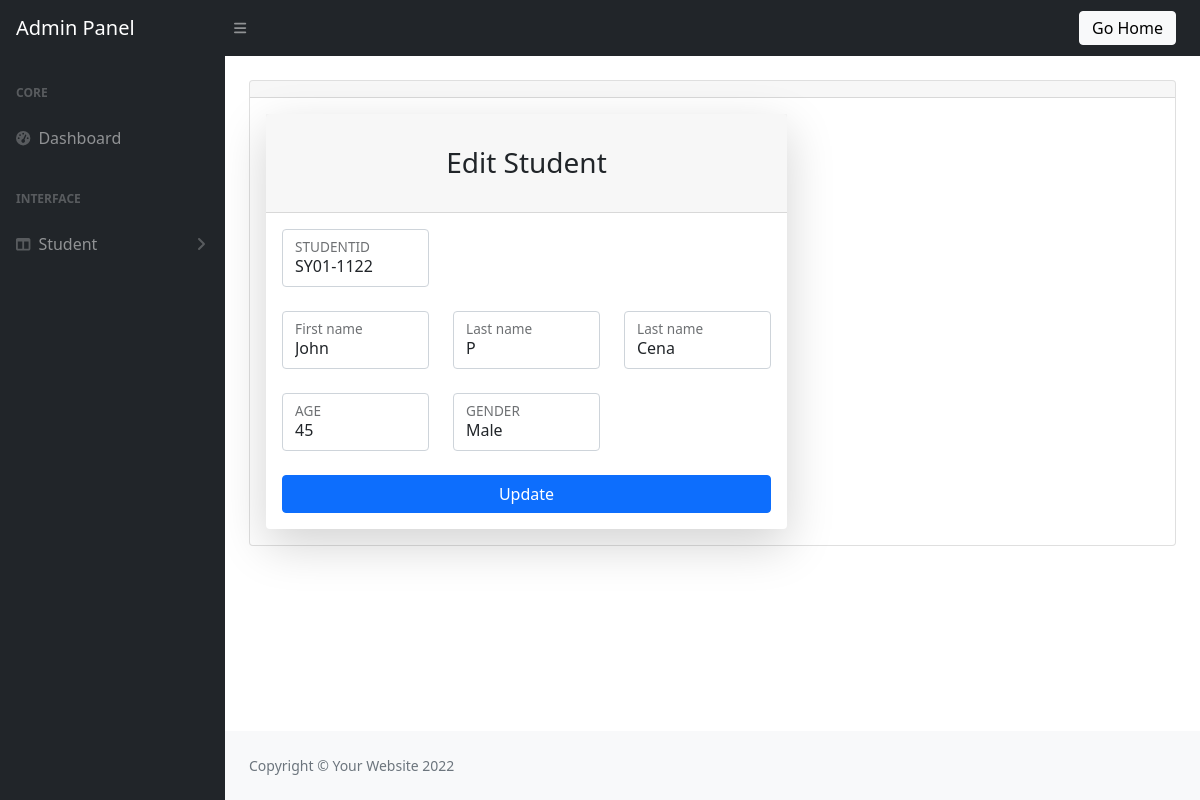
Page /admin/student_edit.php?id=1 on the committed database.
### tables this page shows
CREATE TABLE `student` (
  `ID` int(11) NOT NULL,
  `STUDENTID` varchar(250) NOT NULL,
  `FIRSTNAME` varchar(250) NOT NULL,
  `MNAME` varchar(250) NOT NULL,
  `LASTNAME` varchar(250) NOT NULL,
  `AGE` varchar(250) NOT NULL,
  `GENDER` varchar(250) NOT NULL
);

### admin/student_edit.php (the view, shortened to what this page needs)
<?php
include('header.php');
include('sidebar.php');
$student_id = $_GET['id'];
$sql ="SELECT * FROM student WHERE ID = $student_id";
$query = $conn->query($sql);
$row = $query->fetch_assoc();
?>
<main>
    <div class="container-fluid px-4">
        <div class="card mb-4">
            <div class="card-header">
            </div>
            <div class="card-body">
            <div class="col-lg-7">
                                <div class="card shadow-lg border-0 rounded-lg">
                                    <div class="card-header"><h3 class="text-center font-weight-light my-4">Edit Student</h3></div>
                                    <div class="card-body">
                                        <form action="student_update.php" method="post" id="student_update_form">
                                            <div class="row mb-4">
                                                <div class="col-md-4">
                                                    <div class="form-floating mb-3 mb-md-0">
                                                        <input class="form-control" id="STUDENTID" type="text" name="STUDENTID" value="<?=$row['STUDENTID']?>" placeholder="Enter your first name" />
                                                        <label for="STUDENTID">STUDENTID</label>
                                                    </div>
                                                </div>
                                            </div>
                                            <div class="row mb-4">
                                                <div class="col-md-4">
                                                    <div class="form-floating mb-3 mb-md-0">
                                                        <input class="form-control" id="FIRSTNAME" type="text" name="FIRSTNAME" value="<?=$row['FIRSTNAME']?>" placeholder="Enter your first name" />
                                                        <label for="inputFirstName">First name</label>
                                                    </div>
                                                </div>
                                                <div class="col-md-4">
                                                    <div class="form-floating">
                                                        <input class="form-control" id="MNAME" type="text" name="MNAME" value="<?=$row['MNAME']?>" placeholder="Enter your middle name" />
                                                        <label for="inputLastName">Last name</label>
                                                    </div>
                                                </div>
                                                <div class="col-md-4">
                                                    <div class="form-floating">
                                                        <input class="form-control" id="LASTNAME" name="LASTNAME" value="<?=$row['LASTNAME']?>" type="text" placeholder="Enter your last name" />
                                                        <label for="inputLastName">Last name</label>
                                                    </div>
                                                </div>
                                            </div>
                                            <div class="row mb-4">
                                                <div class="col-md-4">
                                                    <div class="form-floating">
                                                        <input class="form-control" id="AGE" name="AGE" value="<?=$row['AGE']?>" type="number" placeholder="Enter your Age" />
                                                        <label for="AGE">AGE</label>
                                                    </div>
                                                </div>
                                                <div class="col-md-4">
                                                    <div class="form-floating">
                                                        <input class="form-control" id="GENDER" name="GENDER" value="<?=$row['GENDER']?>" type="text" placeholder="Enter your Gender" />
                                                        <label for="GENDER">GENDER</label>
                                                    </div>
                                                </div>
                                            </div>
                                            <div class="mt-4 mb-0">
                                                <div class="d-grid"><button type="submit" class="btn btn-primary btn-block">Update</button>
                                            </div>
                                        </form>
                                    </div>
                                </div>
                            </div>
            </div>
        </div>
    </div>
</main>
<?php
include('footer.php');
?>

### rows in the picture
student: STUDENTID "SY01-1122", FIRSTNAME "John", MNAME "P", LASTNAME "Cena", AGE "45", GENDER "Male"
